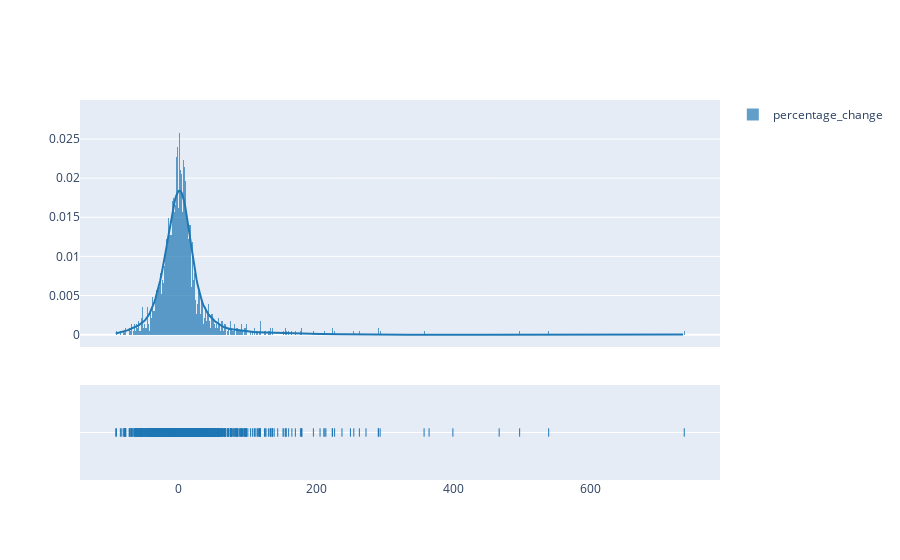

Notebook source saved alongside this figure:
### Code cell
import plotly.figure_factory as ff
import numpy as np

hist_data = [dict_of_percentage_changes_train["percentage_change"]]

group_labels = ['percentage_change']

# Create distplot with custom bin_size
fig = ff.create_distplot(hist_data, group_labels)
fig.show()

### Figure 1 — Plotly figure (JSON) as saved in the notebook; plotly's stock layout.template omitted (floating-point values rounded to 4 significant figures; data arrays with more than 128 entries replaced by an {"elided": "..."} marker saying what was removed)
{"data": [{"autobinx": false, "histnorm": "probability density", "legendgroup": "percentage_change", "marker": {"color": "rgb(31, 119, 180)"}, "name": "percentage_change", "opacity": 0.7, "type": "histogram", "x": {"elided": "2288 float values"}, "xaxis": "x", "xbins": {"end": 736.4, "size": 1, "start": -91.98}, "yaxis": "y"}, {"legendgroup": "percentage_change", "marker": {"color": "rgb(31, 119, 180)"}, "mode": "lines", "name": "percentage_change", "showlegend": false, "type": "scatter", "x": {"elided": "500 float values"}, "xaxis": "x", "y": {"elided": "500 float values"}, "yaxis": "y"}, {"legendgroup": "percentage_change", "marker": {"color": "rgb(31, 119, 180)", "symbol": "line-ns-open"}, "mode": "markers", "name": "percentage_change", "showlegend": false, "type": "scatter", "x": {"elided": "2288 float values"}, "xaxis": "x", "y": {"elided": "2288 str values"}, "yaxis": "y2"}], "layout": {"barmode": "overlay", "hovermode": "closest", "legend": {"traceorder": "reversed"}, "xaxis": {"anchor": "y2", "domain": [0, 1], "zeroline": false}, "yaxis": {"anchor": "free", "domain": [0.35, 1], "position": 0}, "yaxis2": {"anchor": "x", "domain": [0, 0.25], "dtick": 1, "showticklabels": false}}}
